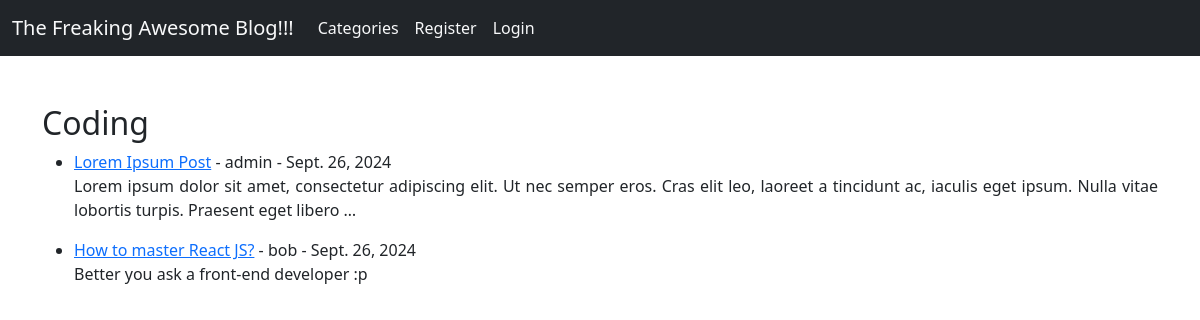
Screenshot of /category/coding with the database file from the repository.
### the_blog/models.py (models this page shows, shortened)
class Post(models.Model):
    title = models.CharField(max_length = 255, blank = True, null = True)
    post_heading = models.CharField(max_length = 255, blank=True, null = True)
    category = models.CharField(max_length = 255, default = 'coding')
    author = models.ForeignKey(User, on_delete= models.CASCADE)
    body = models.TextField()
    post_date = models.DateField(auto_now_add = True)

### the_blog/views.py (the view)
# urls.py: path('category/<str:cats>', views.CategoryView, name="category"),
def CategoryView(request, cats):
    category_post = Post.objects.filter(category=cats.replace('-', ' '))
    diction = {'cats':cats.title().replace('-', ' '), 'category_post':category_post}
    return render(request, 'categories.html', context=diction)

### the_blog/templates/categories.html (shortened to what this page needs)
{% extends "base.html" %}
{% block body_block %}
{% if category_post%}
<h2> {{cats}} </h2>
<ul>
    {% for post in category_post %}
        <li><a href="{% url 'article-detail' post.pk %}">{{ post.title }}</a> - {{ post.author }} - {{ post.post_date }}
            <br>
        {{ post.body|safe|truncatewords:30 }}</li>
    {% endfor %}
</ul>
{% else %}
<div class="alert alert-danger">Sorry this category didn't exist.</div>
{% endif %}
{%  endblock  %}

### rows the page displays
Post: title "Lorem Ipsum Post", author "admin", post_date "Sept. 26, 2024", body "Lorem ipsum dolor sit amet, consectetur adipiscing elit. Ut nec semper eros. Cras elit leo, laoreet a tincidunt ac, iaculis eget ipsum. Nulla vitae lobortis turpis. Praesent eget libero …"
Post: title "How to master React JS?", author "bob", post_date "Sept. 26, 2024", body "Better you ask a front-end developer :p"

### other values shown
{{ cats }} "Coding"
